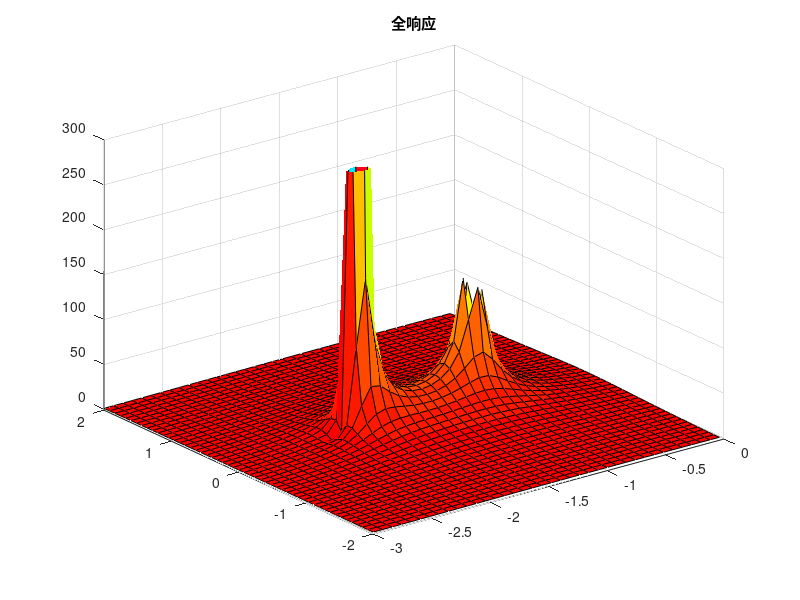
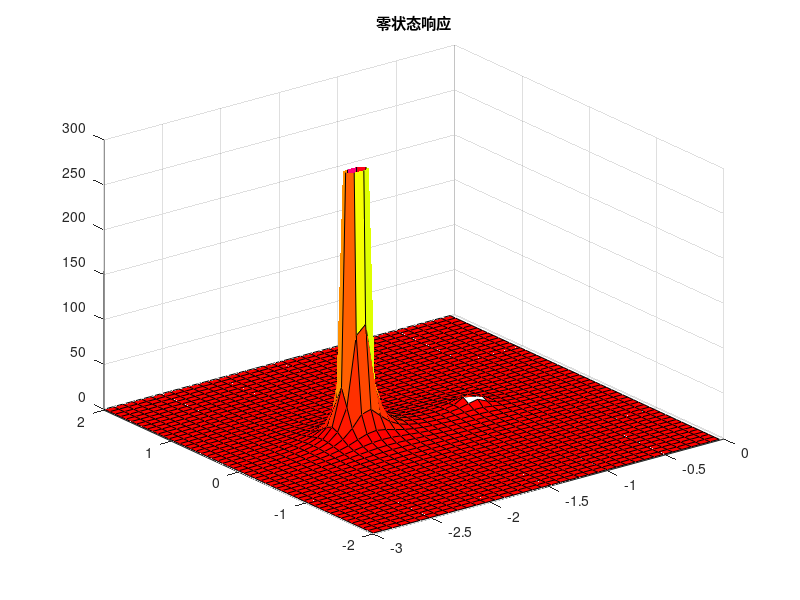
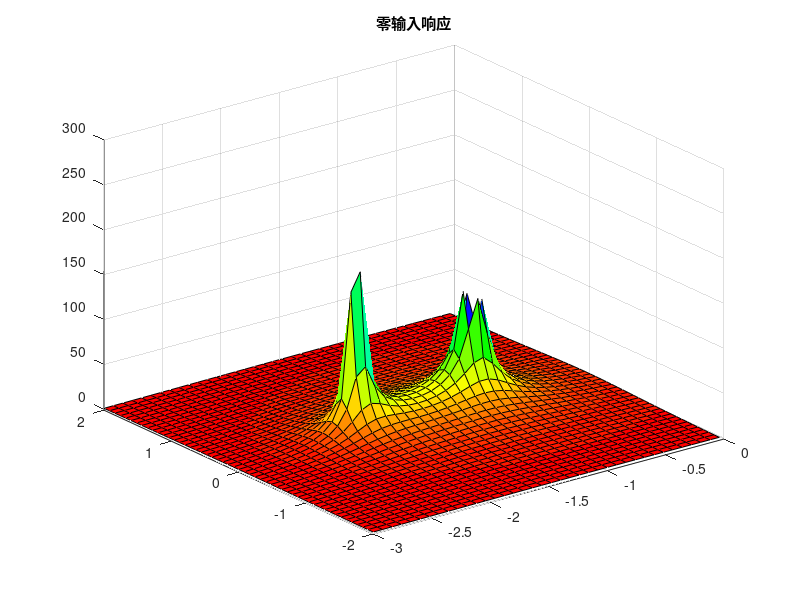

Here is the MATLAB script that generated these plots, in order: (Note: this script raises an error after producing the figures.)
x1=-3:0.08:0;         %生成X坐标
y1=-2:0.08:2;         %生成Y坐标
[x y]=meshgrid(x1,y1);%产生矩阵
s=x+i*y;              %产生复平面区域
FS=abs((3.*s+13)./(s.^2+3.*s+2)+1./((s+2).*(s.^2+3.*s+2)));
                      %计算拉氏变换样点值和幅值
mesh(x,y,FS);         %绘制网点图
surf(x,y,FS);         %绘制带阴影的三维曲面图
zlim([-1 300]);       %设置z坐标范围
colormap(hsv);        %设置颜色顺序
title('全响应');
figure;


FS=abs(1./((s+2).*(s.^2+3.*s+2)));  %计算拉氏变换样点值和幅值
mesh(x,y,FS);                       %绘制网点图
surf(x,y,FS);                       %绘制带阴影的三维曲面图
zlim([-1 300]);                     %设置z坐标范围
colormap(hsv);                      %设置颜色顺序
title('零状态响应');
figure;


FS=abs((3.*s+13)./(s.^2+3.*s+2)); %计算拉氏变换样点值和幅值
mesh(x,y,FS);                     %绘制网点图
surf(x,y,FS);                     %绘制带阴影的三维曲面图
zlim([-1 300]);                   %设置z坐标范围
colormap(hsv);                    %设置颜色顺序
title('零输入响应');
figure;

F1=sym('4/(s*(s+1)*(s+2))+(3*s+13)/((s+1)*(s+2))');            
                      %符号法，S域表达式
ft1=ilaplace(F1);                      
                      %反拉变换
ezplot(ft1);          %全响应
figure;
F3=sym('4/(s*(s+1)*(s+2))'); 
                      %符号法，S域表达式
ft3=ilaplace(F3);                      
                      %反拉变换
ezplot(ft3);          %零状态响应
figure;
F3=sym('(3*s+13)/((s+1)*(s+2))'); 
                      %符号法，S域表达式
ft3=ilaplace(F3);                      
                      %反拉变换
ezplot(ft3);          %零输入响应

